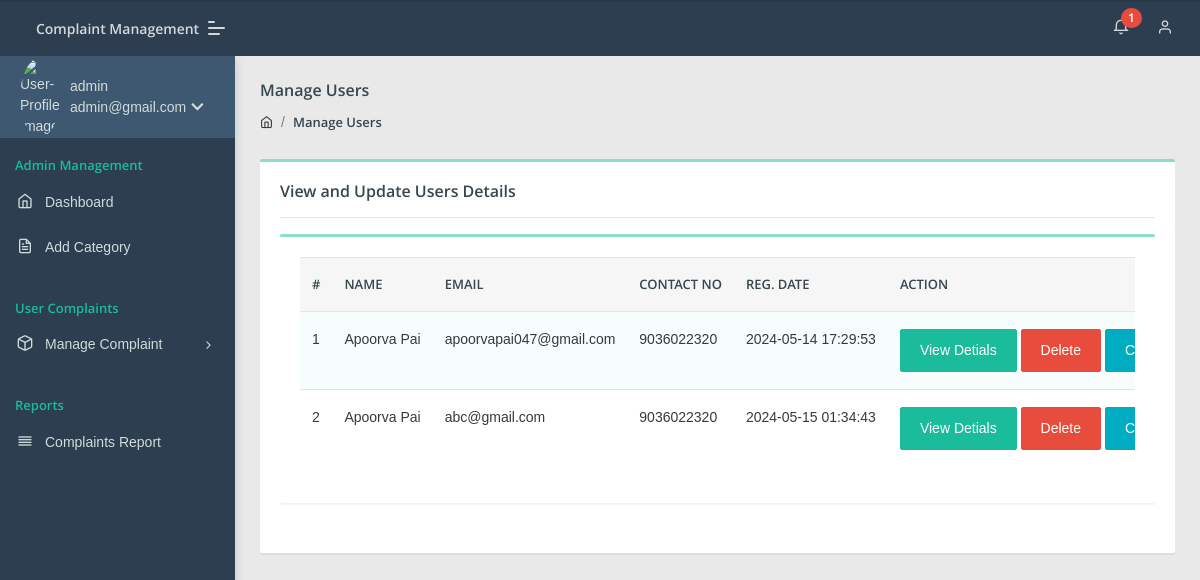
The page /admin/manage-users.php (signed in) on the database its author committed.
### tables this page shows
CREATE TABLE `users` (
  `id` int(11) NOT NULL,
  `fullName` varchar(255) DEFAULT NULL,
  `userEmail` varchar(255) DEFAULT NULL,
  `password` varchar(255) DEFAULT NULL,
  `contactNo` bigint(11) DEFAULT NULL,
  `address` tinytext DEFAULT NULL,
  `State` varchar(255) DEFAULT NULL,
  `country` varchar(255) DEFAULT NULL,
  `pincode` int(6) DEFAULT NULL,
  `userImage` varchar(255) DEFAULT NULL,
  `regDate` timestamp NOT NULL DEFAULT current_timestamp(),
  `updationDate` timestamp NULL DEFAULT NULL,
  `status` int(1) DEFAULT NULL
);

### admin/manage-users.php (the view, shortened to what this page needs)
<?php
include('include/config.php');
if(strlen($_SESSION['aid'])==0)
    {
header('location:index.php');
}
else{
?>
<!DOCTYPE html>
<html lang="en">
<head>
    <link rel="stylesheet" href="assets/css/style.css">
</head>
<body class="">
	<?php include('include/sidebar.php');?>
	<?php include('include/header.php');?>
<section class="pcoded-main-container">
    <div class="pcoded-content">
        <div class="page-header">
            <div class="page-block">
                <div class="row align-items-center">
                    <div class="col-md-12">
                        <div class="page-header-title">
                            <h5 class="m-b-10">Manage Users</h5>
                        </div>
                        <ul class="breadcrumb">
                            <li class="breadcrumb-item"><a href="dashboard.php"><i class="feather icon-home"></i></a></li>
                            <li class="breadcrumb-item"><a href="manage-users.php">Manage Users</a></li>
                        </ul>
                    </div>
                </div>
            </div>
        </div>
        <div class="row">
            <div class="col-sm-12">
                <div class="card">
                    <div class="card-body">
                        <h5>View and Update Users Details</h5>
                        <hr>
                      <div class="row">
                            <div class="col-xl-12">
                <div class="card">
                    <div class="card-body table-border-style">
                        <div class="table-responsive">
                            <table class="table table-striped">
                                <thead>
                                        <tr>
                                            <th>#</th>
                                            <th> Name</th>
                                            <th>Email </th>
                                            <th>Contact no</th>
                                            <th>Reg. Date </th>
                                            <th>Action</th>
                                        </tr>
                                </thead>
                                <tbody>
                                    <?php $query=mysqli_query($con,"select * from users");
$cnt=1;
while($row=mysqli_fetch_array($query))
{
?>
                                        <tr>
                                            <td><?php echo htmlentities($cnt);?></td>
                                            <td><?php echo htmlentities($row['fullName']);?></td>
                                            <td><?php echo htmlentities($row['userEmail']);?></td>
                                            <td> <?php echo htmlentities($row['contactNo']);?></td>
                                            <td><?php echo htmlentities($row['regDate']);?></td>
<td><a href="javascript:void(0);" onClick="popUpWindow('userprofile.php?uid=<?php echo htmlentities($row['id']);?>');" title="View Details" class="btn btn-primary  btn-xs">View Detials</a>
<a href="manage-users.php?uid=<?php echo htmlentities($row['id']);?>&&action=del" title="Delete" onClick="return confirm('All complaints belongs to user will also delete.')" class="btn btn-danger">Delete</a>
<a href="user-complaints.php?uid=<?php echo htmlentities($row['id']);?>&&uname=<?php echo htmlentities($row['fullName']);?>" title="View User Complaints" class="btn btn-info  btn-xs">Complaints</a>
                                        </td>
                                        </tr>
                                        <?php $cnt=$cnt+1; } ?>
                                </tbody>
                            </table>
                        </div>
                    </div>
                </div>
            </div>
                        </div>
                    </div>
                </div>
            </div>
        </div>
    </div>
</section>
</body>
</html>
<?php } ?>

### admin/include/sidebar.php (shortened to what this page needs)
	<nav class="pcoded-navbar  ">
		<div class="navbar-wrapper  ">
			<div class="navbar-content scroll-div " >
				<div class="">
					<div class="main-menu-header">
						<img class="img-radius" src="assets/images/user/user-gear.png" alt="User-Profile-Image">
						<div class="user-details">
							<?php
$id=intval($_SESSION["aid"]);
$query=mysqli_query($con,"select * from admin where id='$id'");
while($row=mysqli_fetch_array($query))
{
?>
							<span><?php echo  htmlentities($row['fullname']);?></span>
							<div id="more-details"><?php echo  htmlentities($row['email']);?><i class="fa fa-chevron-down m-l-5"></i></div><?php } ?>
						</div>
					</div>
				</div>
				<ul class="nav pcoded-inner-navbar ">
					<li class="nav-item pcoded-menu-caption">
						<label>Admin Management</label>
					</li>
					<li class="nav-item">
					    <a href="dashboard.php" class="nav-link "><span class="pcoded-micon"><i class="feather icon-home"></i></span><span class="pcoded-mtext">Dashboard</span></a>
					</li>
					<li class="nav-item">
					    <a href="category.php" class="nav-link "><span class="pcoded-micon"><i class="feather icon-file-text"></i></span><span class="pcoded-mtext">Add Category</span></a>
					</li>
					<li class="nav-item pcoded-menu-caption">
						<label>User Complaints</label>
					</li>
					<li class="nav-item pcoded-hasmenu">
						<a href="#!" class="nav-link "><span class="pcoded-micon"><i class="feather icon-box"></i></span><span class="pcoded-mtext">Manage Complaint</span></a>
					</li>
					<li class="nav-item pcoded-menu-caption">
					    <label>Reports</label>
					</li>
					<li class="nav-item">
					    <a href="between-date-complaintreport.php" class="nav-link "><span class="pcoded-micon"><i class="feather icon-align-justify"></i></span><span class="pcoded-mtext">Complaints Report</span></a>
					</li>
				</ul>
			</div>
		</div>
	</nav>

### rows shown on the page
users: fullName "Apoorva Pai", userEmail "apoorvapai047@gmail.com", contactNo "9036022320", regDate "2024-05-14 17:29:53"
users: fullName "Apoorva Pai", userEmail "abc@gmail.com", contactNo "9036022320", regDate "2024-05-15 01:34:43"

### other values the page prints
$row['fullname'] "admin"
$row['email'] "admin@gmail.com"
$num1 "1"
